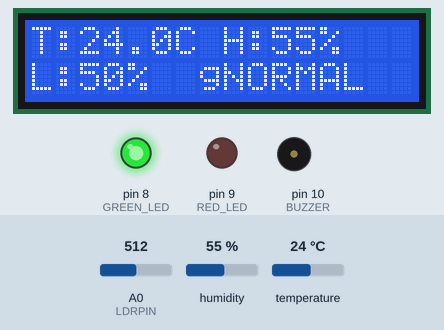
Bench run of a sketch on a simulated Arduino Uno, built with avr-gcc and run on an emulated ATmega328P. Parts: 16×2 character LCD, output pins drawn as LEDs (lit = HIGH), buzzer (waves = sounding, pin HIGH). The test bench sets the inputs (shaded band); at power-on: humidity 55 %, A0 (LDRPIN) = 512, temperature 24 °C. What the sketch prints to the serial monitor is not drawn.

Above: at 2.6 s.
2.7 s: humidity set to 79 %
At 7.1 s:
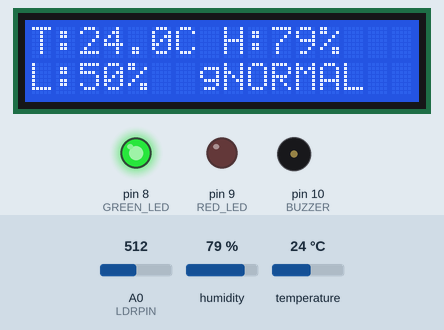
7.5 s: humidity set to 82 %
At 11.8 s:
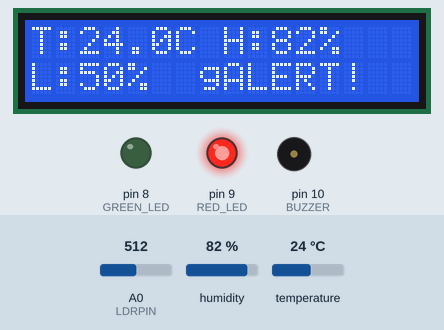
12.7 s: A0 (LDRPIN) set to 1013
At 15.1 s:
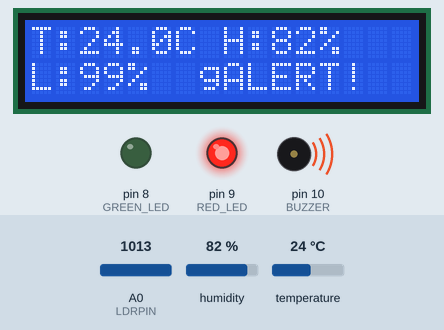
15.5 s: A0 (LDRPIN) set to 1023
At 17.8 s:
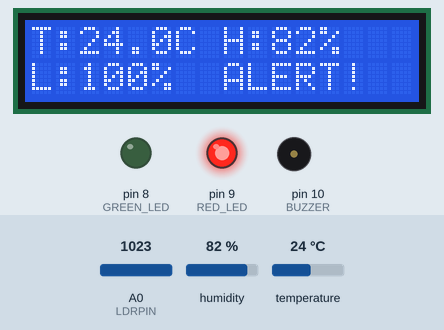
18.7 s: humidity set to 22 %
At 22.9 s:
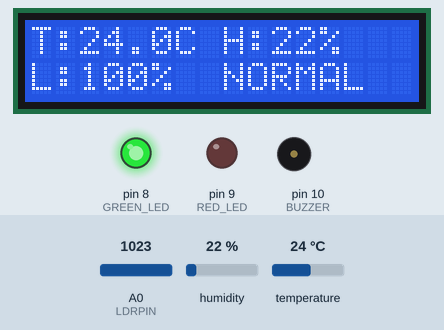
23.5 s: temperature set to 12 °C
At 27.1 s:
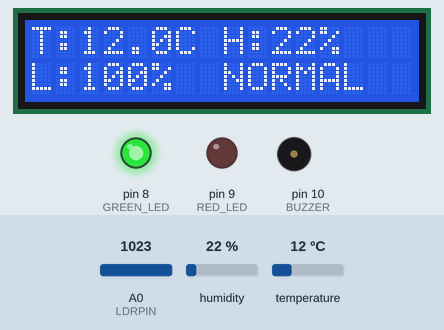
Timing chart, 0 to 28.5 s (numbered marks = the images above; inputs shaded):
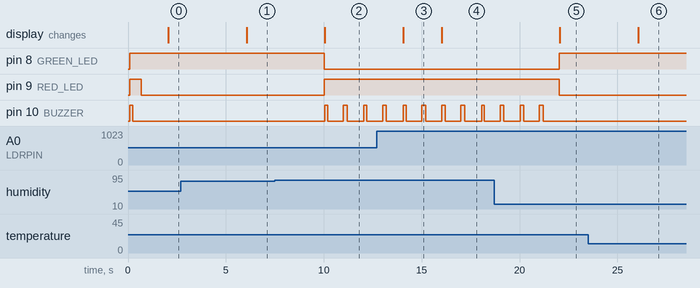

The sketch:

env_monitor.ino
```cpp
/*
  Smart Environmental Monitoring Station - Arduino side
  ----------------------------------------------------
  Pins:
    DHT11 DATA  -> D2
    LDR divider -> A0   (5V -> LDR -> A0 -> 10k -> GND)
    Green LED   -> D8   (through 220 ohm)
    Red LED     -> D9   (through 220 ohm)
    Buzzer (+)  -> D10  (active buzzer)
    LCD SDA     -> A4
    LCD SCL     -> A5

  Libraries (Arduino IDE -> Tools -> Manage Libraries):
    - "DHT sensor library" by Adafruit
    - "Adafruit Unified Sensor" by Adafruit
    - "LiquidCrystal I2C" by Frank de Brabander

  Serial protocol (9600 baud, one line per message):
    Arduino -> laptop:
      HELLO,ENVMON,1
      DATA,<tempC>,<humidity%>,<lightRaw 0-1023>,<NORMAL|ALERT>
      LIMITS,<tempLimit>,<humLimit>
      MUTE,<0|1>
      ERR,DHT
    Laptop -> Arduino:
      LIMITS,<tempLimit>,<humLimit>
      MUTE,<0|1>
      PING
*/

#include <DHT.h>
#include <Wire.h>
#include <LiquidCrystal_I2C.h>

// ---------- Pins ----------
#define DHTPIN     2
#define DHTTYPE    DHT11     // change to DHT22 if you use a DHT22
#define LDRPIN     A0
#define GREEN_LED  8
#define RED_LED    9
#define BUZZER     10

// ---------- Settings ----------
#define USE_LCD        1      // set to 0 if you don't have the LCD
#define LCD_ADDRESS    0x27   // try 0x3F if the screen stays blank
const unsigned long READ_INTERVAL_MS = 2000;  // DHT11 needs >= 1 s between reads

float tempLimit = 35.0;   // degrees C
float humLimit  = 80.0;   // percent
bool  muted     = false;

DHT dht(DHTPIN, DHTTYPE);
#if USE_LCD
LiquidCrystal_I2C lcd(LCD_ADDRESS, 16, 2);
#endif

unsigned long lastRead = 0;
bool alertActive = false;
char cmdBuf[48];
byte cmdLen = 0;

void sendLimits() {
  Serial.print(F("LIMITS,"));
  Serial.print(tempLimit, 1);
  Serial.print(',');
  Serial.println(humLimit, 1);
}

void sendMute() {
  Serial.print(F("MUTE,"));
  Serial.println(muted ? 1 : 0);
}

void handleCommand(char *line) {
  if (strncmp(line, "LIMITS,", 7) == 0) {
    char *p = line + 7;
    char *comma = strchr(p, ',');
    if (comma) {
      *comma = '\0';
      float t = atof(p);
      float h = atof(comma + 1);
      if (t > 0 && t < 80) tempLimit = t;
      if (h > 0 && h <= 100) humLimit = h;
    }
    sendLimits();
  } else if (strncmp(line, "MUTE,", 5) == 0) {
    muted = (line[5] == '1');
    if (muted) digitalWrite(BUZZER, LOW);
    sendMute();
  } else if (strcmp(line, "PING") == 0) {
    Serial.println(F("HELLO,ENVMON,1"));
    sendLimits();
    sendMute();
  }
}

void readSerialCommands() {
  while (Serial.available()) {
    char c = Serial.read();
    if (c == '\n' || c == '\r') {
      if (cmdLen > 0) {
        cmdBuf[cmdLen] = '\0';
        handleCommand(cmdBuf);
        cmdLen = 0;
      }
    } else if (cmdLen < sizeof(cmdBuf) - 1) {
      cmdBuf[cmdLen++] = c;
    }
  }
}

// Beep pattern while alerting: 200 ms on, 800 ms off (non-blocking)
void updateBuzzer() {
  if (!alertActive || muted) {
    digitalWrite(BUZZER, LOW);
    return;
  }
  digitalWrite(BUZZER, (millis() % 1000) < 200 ? HIGH : LOW);
}

void takeReading() {
  float t = dht.readTemperature();
  float h = dht.readHumidity();
  int light = analogRead(LDRPIN);

  if (isnan(t) || isnan(h)) {
    Serial.println(F("ERR,DHT"));
#if USE_LCD
    lcd.setCursor(0, 0);
    lcd.print(F("DHT11 error!    "));
    lcd.setCursor(0, 1);
    lcd.print(F("Check D2 wiring "));
#endif
    return;
  }

  // Hysteresis: once alerting, clear only when 0.5 C / 2 % below the limit,
  // so the DHT11's small jitter can't make the buzzer flicker on and off.
  if (alertActive) {
    alertActive = (t > tempLimit - 0.5 || h > humLimit - 2.0);
  } else {
    alertActive = (t > tempLimit || h > humLimit);
  }
  digitalWrite(GREEN_LED, alertActive ? LOW : HIGH);
  digitalWrite(RED_LED,   alertActive ? HIGH : LOW);

  Serial.print(F("DATA,"));
  Serial.print(t, 1);
  Serial.print(',');
  Serial.print(h, 1);
  Serial.print(',');
  Serial.print(light);
  Serial.print(',');
  Serial.println(alertActive ? F("ALERT") : F("NORMAL"));

#if USE_LCD
  // Line 1: "T:28.4C H:61%   "
  lcd.setCursor(0, 0);
  lcd.print(F("T:"));
  lcd.print(t, 1);
  lcd.print(F("C H:"));
  lcd.print(h, 0);
  lcd.print(F("%    "));
  // Line 2: "L:73%   NORMAL  "
  lcd.setCursor(0, 1);
  lcd.print(F("L:"));
  lcd.print(map(light, 0, 1023, 0, 100));
  lcd.print(F("%  "));
  lcd.setCursor(8, 1);
  lcd.print(alertActive ? F("ALERT!  ") : F("NORMAL  "));
#endif
}

void setup() {
  Serial.begin(9600);
  pinMode(GREEN_LED, OUTPUT);
  pinMode(RED_LED, OUTPUT);
  pinMode(BUZZER, OUTPUT);
  dht.begin();

#if USE_LCD
  lcd.init();
  lcd.backlight();
  lcd.setCursor(0, 0);
  lcd.print(F("Env Monitor"));
  lcd.setCursor(0, 1);
  lcd.print(F("Starting..."));
#endif

  // Quick self-test so you can see every output works
  digitalWrite(GREEN_LED, HIGH);
  digitalWrite(RED_LED, HIGH);
  digitalWrite(BUZZER, HIGH);
  delay(150);
  digitalWrite(BUZZER, LOW);
  delay(450);
  digitalWrite(RED_LED, LOW);

  Serial.println(F("HELLO,ENVMON,1"));
  sendLimits();
  sendMute();
}

void loop() {
  readSerialCommands();

  if (millis() - lastRead >= READ_INTERVAL_MS) {
    lastRead = millis();
    takeReading();
  }

  updateBuzzer();
}
```

Measured:
- the behaviour switches between 80 and 81 % on humidity (found by bisection; images 1 and 2)
- the behaviour switches between 1022 and 1023 on A0 (LDRPIN) (found by bisection; images 3 and 4)
- after the input at 2.7 s, the display: changes after 3.4 s (image 1)
- after the input at 7.5 s, pin 8 (GREEN_LED): HIGH → LOW after 2.5 s; pin 9 (RED_LED): LOW → HIGH after 2.5 s; pin 10 (BUZZER): alternates HIGH for 0.17 s and LOW for 0.82 s, starting after 2.6 s; the display: changes after 2.6 s (image 2)
- after the input at 12.7 s, the display: changes after 1.4 s (image 3)
- after the input at 15.5 s, the display: changes after 0.53 s (image 4)
- after the input at 18.7 s, pin 8 (GREEN_LED): LOW → HIGH after 3.3 s; pin 9 (RED_LED): HIGH → LOW after 3.3 s; pin 10 (BUZZER): goes on until 21.2 s, then stays LOW; the display: changes after 3.4 s (image 5)
- after the input at 23.5 s, the display: changes after 2.6 s (image 6)
